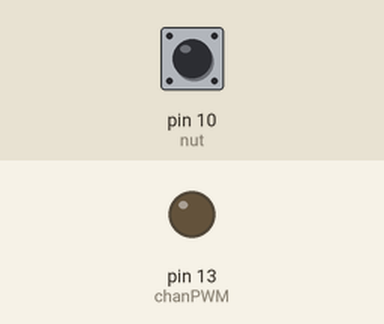
A sketch run on a simulated Arduino Uno, built with avr-gcc and run on an emulated ATmega328P. Parts: output pins drawn as LEDs (lit = HIGH). Inputs (shaded band) come from the test bench; at power-on: pin 10 (nut) HIGH. What the sketch prints to the serial monitor is not drawn.

Above: at 1.2 s.
1.3 s: pin 10 (nut) pulsed LOW 2 times (0.12 s each, 0.3 s apart)
At 2.1 s:
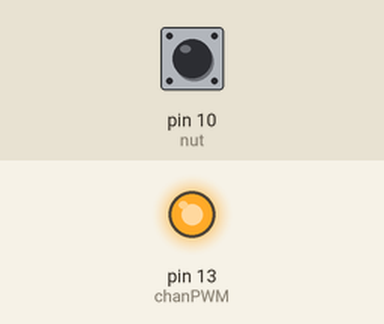
Timing chart, 0 to 4.3 s (numbered marks = the images above; inputs shaded):
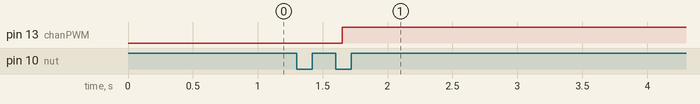

The sketch:

Control-Speed.ino
```cpp
int number;
int chanPWM = 13, out1 = 11, out2 = 12;
int nut =10;
int pre;

void setup() {
  Serial.begin(9600);
  pinMode(nut, INPUT);
  number = 0;
  pre=HIGH;
  analogWrite(chanPWM, 0);
}

void loop() {
  digitalWrite(out1, HIGH);
  digitalWrite(out2, LOW);
  int docnut=digitalRead(nut);
  if (docnut == LOW && pre==HIGH)
  {
    number++;
    delay(50);
  }
  pre = docnut;
  Serial.println(number);
  if ( number == 6)
  {
    number = 0;
  }
  if ( number == 0)
  {
    analogWrite(chanPWM, 0);
  }
  else if( number == 1)
  {
    analogWrite(chanPWM, 126);
  }
  else if ( number == 2)
  {
    analogWrite(chanPWM, 153);
  }
  else if ( number == 3)
  {
    analogWrite(chanPWM, 178);
  }
  else  if ( number == 4)
  {
    analogWrite(chanPWM, 204);
  }
  else if ( number == 5)
  {
    analogWrite(chanPWM, 255);
  }
}
```

Measured:
- after the input at 1.3 s, pin 13 (chanPWM): LOW → HIGH after 0.35 s
